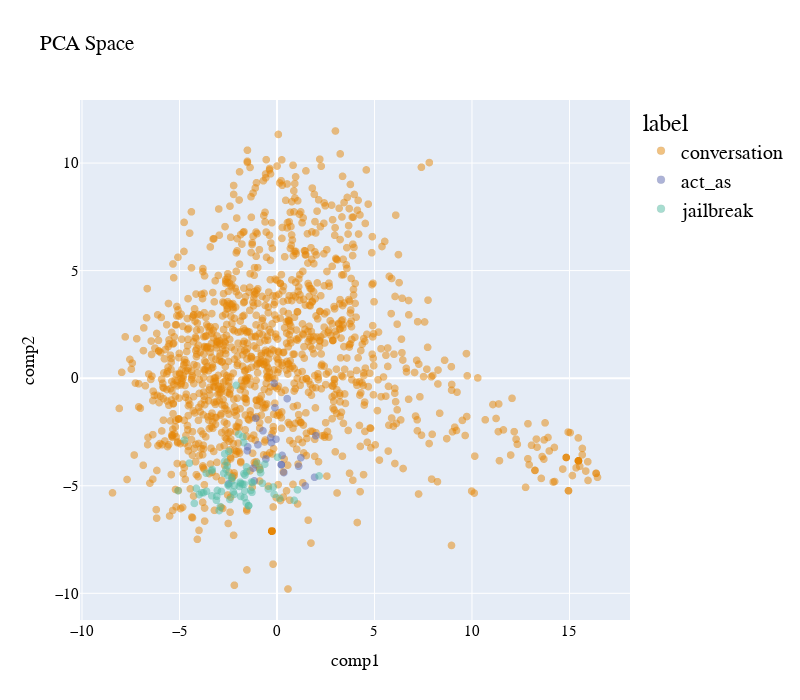

Source (notebook cell):
### Code cell
plot_pca_2d(df_pca_2d, title = "PCA Space 2D - Categories", opacity=0.5, width_line = 0.1, color='label')

### Figure 1 — Plotly figure (JSON) as saved in the notebook; plotly's stock layout.template omitted (floating-point values rounded to 4 significant figures; data arrays with more than 128 entries replaced by an {"elided": "..."} marker saying what was removed)
{"data": [{"hovertemplate": "label=conversation<br>comp1=%{x}<br>comp2=%{y}<extra></extra>", "legendgroup": "conversation", "marker": {"color": "rgb(229, 134, 6)", "line": {"color": "black", "width": 0.1}, "opacity": 0.5, "size": 8, "symbol": "circle"}, "mode": "markers", "name": "conversation", "showlegend": true, "type": "scattergl", "x": {"elided": "1402 float values"}, "xaxis": "x", "y": {"elided": "1402 float values"}, "yaxis": "y"}, {"hovertemplate": "label=act_as<br>comp1=%{x}<br>comp2=%{y}<extra></extra>", "legendgroup": "act_as", "marker": {"color": "rgb(93, 105, 177)", "line": {"color": "black", "width": 0.1}, "opacity": 0.5, "size": 8, "symbol": "circle"}, "mode": "markers", "name": "act_as", "showlegend": true, "type": "scattergl", "x": [-1.09, -0.5699, -1.224, 1.11, 1.989, -1.505, -1.163, 0.523, -2.472, -1.519, 0.2168, 1.456, 1.226, -0.2829, -0.7191, 0.3513, -0.9767, -0.05065, 1.927, -0.3291, 0.2633, -0.105, -0.1427, 0.2258], "xaxis": "x", "y": [-1.863, -3.757, -4.18, -4.095, -2.673, -3.189, -4.772, -0.9504, -4.9, -3.378, -4.02, -5.009, -3.697, -2.999, -2.447, -4.388, -3.091, -2.837, -4.604, -2.759, -3.588, -1.37, -0.2376, -4.025], "yaxis": "y"}, {"hovertemplate": "label=jailbreak<br>comp1=%{x}<br>comp2=%{y}<extra></extra>", "legendgroup": "jailbreak", "marker": {"color": "rgb(82, 188, 163)", "line": {"color": "black", "width": 0.1}, "opacity": 0.5, "size": 8, "symbol": "circle"}, "mode": "markers", "name": "jailbreak", "showlegend": true, "type": "scattergl", "x": [-3.352, -1.86, -3.34, -1.89, -0.1953, -2.239, -2.182, -2.418, -3.614, -1.242, -4.743, -3.994, -0.4446, -1.658, -2.73, -0.8642, -1.693, -1.963, -1.93, -5.077, -2.682, -3.054, -1.025, -2.967, -2.085, -1.772, -0.8433, 0.134, 2.159, -1.58, -3.106, -2.617, -1.746, -1.681, -3.766, -1.456, -2.854, -2.318, -2.55, -1.698, -1.644, -3.625, -2.909, -1.564, -1.343, -2.683, -3.862, 0.02647, -0.7488, -1.311, -4.143, 1.051, -2.518, -2.518, -2.315, -1.56, 0.8805, -1.456, -4.24, -3.09, -0.6254, -2.196, -3.323, -1.71, -2.476, -1.859, -1.285, -4.493, -2.463, -0.1483], "xaxis": "x", "y": [-4.304, -5.497, -5.469, -4.835, -5.058, -5.287, -5.001, -5.637, -5.258, -4.859, -2.876, -5.41, -5.149, -5.241, -4.422, -4.246, -4.929, -2.61, -5.032, -5.225, -3.871, -5.216, -3.952, -6.153, -0.3293, -4.926, -4.399, -5.588, -4.545, -5.79, -5.676, -4.238, -2.724, -5.552, -5.327, -5.93, -5.267, -4.612, -4.068, -4.437, -4.508, -4.417, -5.969, -4.127, -5.216, -3.517, -5.323, -3.672, -4.884, -4.828, -5.122, -5.191, -4.954, -4.539, -4.769, -4.352, -5.678, -5.93, -5.82, -5.488, -3.995, -5.399, -4.243, -2.992, -3.399, -4.903, -5.307, -3.948, -5.009, -5.394], "yaxis": "y"}], "layout": {"autosize": false, "font": {"color": "black", "family": "Gilroy", "size": 15}, "height": 700, "legend": {"font": {"size": 20}, "title": {"font": {"family": "Times New Roman"}, "text": "label"}, "tracegroupgap": 0}, "scene": {"xaxis": {"title": {"font": {"color": "black"}, "text": "comp1"}}, "yaxis": {"title": {"font": {"color": "black"}, "text": "comp2"}}}, "showlegend": true, "title": {"text": "PCA Space"}, "width": 800, "xaxis": {"anchor": "y", "domain": [0, 1], "title": {"text": "comp1"}}, "yaxis": {"anchor": "x", "domain": [0, 1], "title": {"text": "comp2"}}}}
